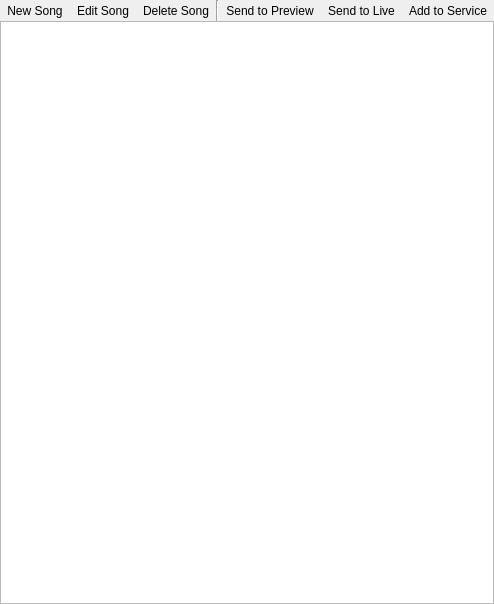
       <widget class="QWidget" name="SongPage" >
        <property name="geometry" >
         <rect>
          <x>0</x>
          <y>0</y>
          <width>201</width>
          <height>604</height>
         </rect>
        </property>
        <attribute name="label" >
         <string>Songs</string>
        </attribute>
        <attribute name="icon" >
         <iconset resource="../images/openlp-2.qrc" >
          <normaloff>:/media/media_song.png</normaloff>:/media/media_song.png</iconset>
        </attribute>
        <layout class="QVBoxLayout" name="SongsPageLayout" >
         <property name="spacing" >
          <number>0</number>
         </property>
         <property name="margin" >
          <number>0</number>
         </property>
         <item>
          <widget class="QWidget" native="1" name="SongToolbar" >
           <layout class="QHBoxLayout" name="SongToolbarLayout" >
            <property name="spacing" >
             <number>0</number>
            </property>
            <property name="margin" >
             <number>0</number>
            </property>
            <item>
             <widget class="QToolButton" name="SongNewItem" >
              <property name="toolTip" >
               <string>Add a new song</string>
              </property>
              <property name="statusTip" >
               <string>Add a new song</string>
              </property>
              <property name="text" >
               <string>New Song</string>
              </property>
              <property name="icon" >
               <iconset resource="../images/openlp-2.qrc" >
                <normaloff>:/songs/song_new.png</normaloff>:/songs/song_new.png</iconset>
              </property>
              <property name="iconSize" >
               <size>
                <width>20</width>
                <height>20</height>
               </size>
              </property>
              <property name="autoRaise" >
               <bool>true</bool>
              </property>
             </widget>
            </item>
            <item>
             <widget class="QToolButton" name="SongEditItem" >
              <property name="toolTip" >
               <string>Edit the current song</string>
              </property>
              <property name="statusTip" >
               <string>Edit the current song</string>
              </property>
              <property name="text" >
               <string>Edit Song</string>
              </property>
              <property name="icon" >
               <iconset resource="../images/openlp-2.qrc" >
                <normaloff>:/songs/song_edit.png</normaloff>:/songs/song_edit.png</iconset>
              </property>
              <property name="iconSize" >
               <size>
                <width>20</width>
                <height>20</height>
               </size>
              </property>
              <property name="autoRaise" >
               <bool>true</bool>
              </property>
             </widget>
            </item>
            <item>
             <widget class="QToolButton" name="SongDeleteItem" >
              <property name="toolTip" >
               <string>Delete the currently selected song(s)</string>
              </property>
              <property name="statusTip" >
               <string>Delete the currently selected song(s)</string>
              </property>
              <property name="text" >
               <string>Delete Song</string>
              </property>
              <property name="icon" >
               <iconset resource="../images/openlp-2.qrc" >
                <normaloff>:/songs/song_delete.png</normaloff>:/songs/song_delete.png</iconset>
              </property>
              <property name="iconSize" >
               <size>
                <width>20</width>
                <height>20</height>
               </size>
              </property>
              <property name="autoRaise" >
               <bool>true</bool>
              </property>
             </widget>
            </item>
            <item>
             <widget class="Line" name="SongLine" >
              <property name="minimumSize" >
               <size>
                <width>0</width>
                <height>0</height>
               </size>
              </property>
              <property name="frameShadow" >
               <enum>QFrame::Sunken</enum>
              </property>
              <property name="lineWidth" >
               <number>1</number>
              </property>
              <property name="midLineWidth" >
               <number>0</number>
              </property>
              <property name="orientation" >
               <enum>Qt::Vertical</enum>
              </property>
             </widget>
            </item>
            <item>
             <widget class="QToolButton" name="SongPreviewItem" >
              <property name="toolTip" >
               <string>Preview the selected song</string>
              </property>
              <property name="statusTip" >
               <string>Preview the selected song</string>
              </property>
              <property name="text" >
               <string>Send to Preview</string>
              </property>
              <property name="icon" >
               <iconset resource="../images/openlp-2.qrc" >
                <normaloff>:/system/system_preview.png</normaloff>:/system/system_preview.png</iconset>
              </property>
              <property name="iconSize" >
               <size>
                <width>20</width>
                <height>20</height>
               </size>
              </property>
              <property name="autoRaise" >
               <bool>true</bool>
              </property>
             </widget>
            </item>
            <item>
             <widget class="QToolButton" name="SongLiveItem" >
              <property name="toolTip" >
               <string>Send the selected song to live</string>
              </property>
              <property name="statusTip" >
               <string>Send the selected song to live</string>
              </property>
              <property name="text" >
               <string>Send to Live</string>
              </property>
              <property name="icon" >
               <iconset resource="../images/openlp-2.qrc" >
                <normaloff>:/system/system_live.png</normaloff>:/system/system_live.png</iconset>
              </property>
              <property name="iconSize" >
               <size>
                <width>20</width>
                <height>20</height>
               </size>
              </property>
              <property name="autoRaise" >
               <bool>true</bool>
              </property>
             </widget>
            </item>
            <item>
             <widget class="QToolButton" name="SongAddItem" >
              <property name="toolTip" >
               <string>Add the currently selected song(s) to the service</string>
              </property>
              <property name="statusTip" >
               <string>Add the currently selected song(s) to the service</string>
              </property>
              <property name="text" >
               <string>Add to Service</string>
              </property>
              <property name="icon" >
               <iconset resource="../images/openlp-2.qrc" >
                <normaloff>:/system/system_add.png</normaloff>:/system/system_add.png</iconset>
              </property>
              <property name="iconSize" >
               <size>
                <width>20</width>
                <height>20</height>
               </size>
              </property>
              <property name="autoRaise" >
               <bool>true</bool>
              </property>
             </widget>
            </item>
            <item>
             <spacer name="SongSpacer" >
              <property name="orientation" >
               <enum>Qt::Horizontal</enum>
              </property>
              <property name="sizeHint" stdset="0" >
               <size>
                <width>40</width>
                <height>20</height>
               </size>
              </property>
             </spacer>
            </item>
           </layout>
          </widget>
         </item>
         <item>
          <widget class="QTableWidget" name="SongList" />
         </item>
        </layout>
       </widget>
